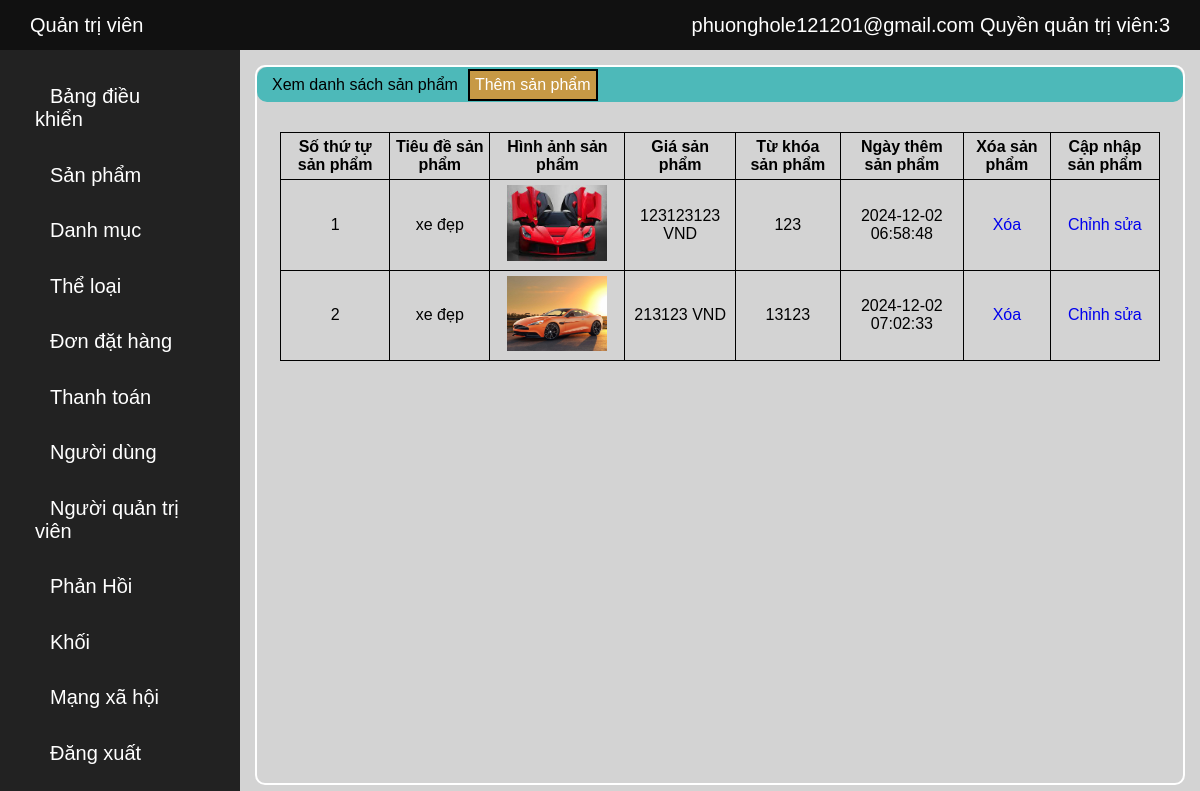
Screenshot of /admin_product_view.php (signed in) with the database file from the repository.
### tables this page shows
CREATE TABLE `ad` (
  `ad_id` int NOT NULL,
  `ad_email` text NOT NULL,
  `ad_pass` text NOT NULL,
  `permission` int NOT NULL
);

CREATE TABLE `product` (
  `product_id` int NOT NULL,
  `p_cat_id` int NOT NULL,
  `cat_id` int NOT NULL,
  `date` timestamp NOT NULL DEFAULT CURRENT_TIMESTAMP ON UPDATE CURRENT_TIMESTAMP,
  `product_title` text NOT NULL,
  `product_img` text NOT NULL,
  `product_price` int NOT NULL,
  `product_keywords` text NOT NULL,
  `product_desc` text NOT NULL
);

### admin_product_view.php (the view)
<?php
include('admin_header.php');
include('admin_sidebar.php');
?>
<div class="container">
    <div class="title">
        Xem danh sách sản phẩm
        <a href="admin_product_add.php">Thêm sản phẩm</a>
    </div>
    <table>
        <tr>
            <th>Số thứ tự sản phẩm</th>
            <th>Tiêu đề sản phẩm</th>
            <th>Hình ảnh sản phẩm</th>
            <th>Giá sản phẩm</th>
            <th>Từ khóa sản phẩm</th>
            <th>Ngày thêm sản phẩm</th>
            <th>Xóa sản phẩm</th>
            <th>Cập nhập sản phẩm</th>
        </tr>
        <?php
        $sql = "SELECT * FROM `product`";
        $res = mysqli_query($con, $sql);
        $i = 0;
        while ($row = mysqli_fetch_array($res)) {
            $product_id = $row['product_id'];
            $product_title = $row['product_title'];
            $product_img = $row['product_img'];
            $product_price = $row['product_price'];
            $product_keywords = $row['product_keywords'];
            $date = $row['date'];
            $i++;
            echo "
            <tr>
                <td>$i</td>
                <td>$product_title</td>
                <td>
                    <img src='./image/$product_img' alt='' />
                </td>
                <td>$product_price VND</td>
                <td>$product_keywords</td>
                <td>$date</td>
                <td>
                    <a href='admin_product_delete.php?product_id=$product_id'>Xóa</a>
                </td>
                <td>
                    <a href='admin_product_update.php?product_id=$product_id'>Chỉnh sửa</a>
                </td>
            </tr>
            ";
        }
        ?>
    </table>
</div>
<?php
include('admin_footer.php');
?>

### admin_header.php (shortened to what this page needs)
<?php
include('db.php');
?>
<!DOCTYPE html>
<html lang="en">
<head>
    <link rel="stylesheet" href="css/admin_style.css" />
    <link rel="stylesheet" href="https://cdnjs.cloudflare.com/ajax/libs/font-awesome/4.7.0/css/font-awesome.min.css" />
</head>
<body>
    <div class="header">
        <div class="header__logo">Quản trị viên </div>
        <div class="header__user">
            <?php
            echo $_SESSION['ad_email'];
            if (isset($_SESSION['ad_email'])) {
                $ad_email=$_SESSION['ad_email'];
                $sql = "SELECT * from `ad` where ad_email='$ad_email'";
                $res = mysqli_query($con, $sql);
                $row = mysqli_fetch_array($res);
                $permission= $row['permission'];
                echo " Quyền quản trị viên:".$permission;
            }
            ?>
        </div>
    </div>

### css/admin_style.css (style rules this page uses)
* { padding: 0; margin: 0; box-sizing: border-box; }
body { display: flex; overflow-x: hidden; font-family: Arial, sans-serif; background-color: lightgray; display: flex; flex-wrap: wrap; }
a { text-decoration: none; }
img { width: 100%; object-fit: cover; }
.container { flex: 10; display: flex; align-items: center; flex-wrap: wrap; border-radius: 10px; border: 2px solid white; flex-direction: column; margin: 15px; min-height: 80vh; }
.container .title { width: 100%; background-color: rgb(77, 185, 185); height: 35px; display: flex; align-items: center; padding-left: 15px; border-radius: 10px; }
.header { display: flex; position: sticky; top: 0; width: 100%; background-color: #111111; align-items: center; color: white; padding: 0 30px; height: 50px; font-size: 20px; justify-content: space-between; }
.container img { width: 100px; }
.container table { margin-top:30px; border-collapse: collapse; width:95%; }
.container td, .container th { text-align: center; border:1px solid black; padding: 5px; }
.container .title a { border: 2px solid black; padding: 5px; margin:0 10px; background-color:rgb(199, 153, 69); color:white; }

### rows the page displays
ad: permission "3"
product: product_title "xe đẹp", product_img (picture), product_price "123123123", product_keywords "123", date "2024-12-02 06:58:48"
product: product_title "xe đẹp", product_img (picture), product_price "213123", product_keywords "13123", date "2024-12-02 07:02:33"

### other values shown
$_SESSION['ad_email'] "phuonghole121201@gmail.com"
